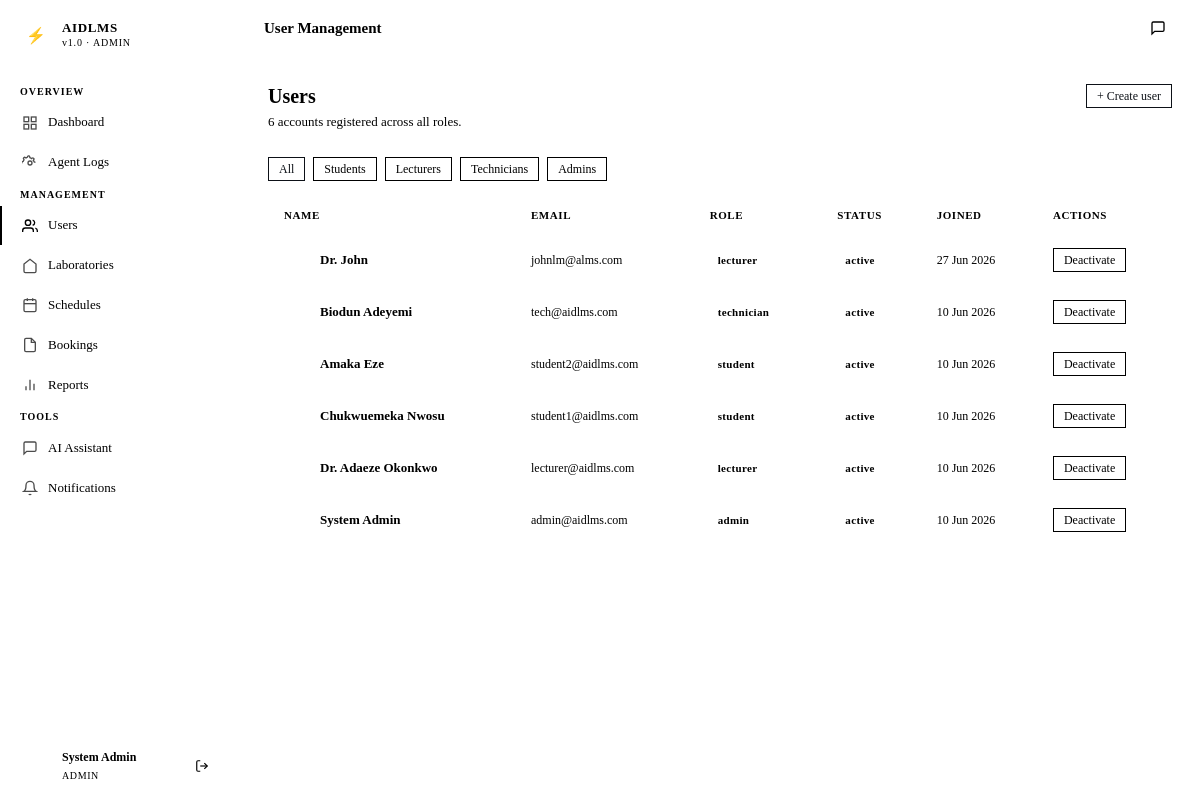
Page /admin/users (signed in) on the committed database.
### app/models/models.py (models this page shows, shortened)
class User(UserMixin, db.Model):
    __tablename__ = 'users'
    id = db.Column(db.String(36), primary_key=True, default=gen_uuid)
    name = db.Column(db.String(100), nullable=False)
    email = db.Column(db.String(150), unique=True, nullable=False)
    password_hash = db.Column(db.String(255), nullable=False)
    role = db.Column(db.Enum('student', 'lecturer', 'technician', 'admin', name='user_role'), nullable=False)
    active = db.Column(db.Boolean, default=True)
    created_at = db.Column(db.DateTime, default=datetime.utcnow)
    bookings = db.relationship('Booking', foreign_keys='Booking.user_id', backref='user', lazy='dynamic')
    attendance_records = db.relationship('Attendance', foreign_keys='Attendance.user_id', backref='user', lazy='dynamic')
    notifications = db.relationship('Notification', backref='user', lazy='dynamic')
    chat_logs = db.relationship('ChatLog', backref='user', lazy='dynamic')
    sessions_opened = db.relationship('Session', foreign_keys='Session.lecturer_id', backref='lecturer', lazy='dynamic')
    schedules = db.relationship('Schedule', foreign_keys='Schedule.lecturer_id', backref='lecturer', lazy='dynamic')

### app/admin/routes.py (the view)
@admin_bp.route('/users', methods=['GET'])
@admin_required
def users():
    role_filter = request.args.get('role', 'all')
    query = User.query
    if role_filter and role_filter != 'all':
        query = query.filter_by(role=role_filter)
    users = query.order_by(User.created_at.desc()).all()
    return render_template('admin/users.html', users=users, role_filter=role_filter)

### app/admin/routes.py (called while the page is built)
def admin_required(f):
    @wraps(f)
    def decorated(*args, **kwargs):
        if current_user.role != 'admin':
            return redirect(url_for('auth.login'))
        return f(*args, **kwargs)
    return login_required(decorated)

### app/templates/admin/users.html (shortened to what this page needs)
{% extends "base.html" %}
{% block page_title %}User Management{% endblock %}
{% block content %}
<div class="page-header">
  <div class="page-header-text">
    <h1>Users</h1>
    <p>{{ users | length }} accounts registered across all roles.</p>
  </div>
  <div class="page-header-actions">
    <button class="btn btn-primary btn-sm" onclick="document.getElementById('createUserModal').classList.remove('hidden')">+ Create user</button>
  </div>
</div>
<div class="d-flex gap-8 mb-16">
  <a href="?role=all" class="btn btn-{{ 'primary' if not role_filter or role_filter == 'all' else 'secondary' }} btn-sm">All</a>
  <a href="?role=student" class="btn btn-{{ 'primary' if role_filter == 'student' else 'secondary' }} btn-sm">Students</a>
  <a href="?role=lecturer" class="btn btn-{{ 'primary' if role_filter == 'lecturer' else 'secondary' }} btn-sm">Lecturers</a>
  <a href="?role=technician" class="btn btn-{{ 'primary' if role_filter == 'technician' else 'secondary' }} btn-sm">Technicians</a>
  <a href="?role=admin" class="btn btn-{{ 'primary' if role_filter == 'admin' else 'secondary' }} btn-sm">Admins</a>
</div>
<div class="table-wrapper">
  <table>
    <thead>
      <tr>
        <th>Name</th>
        <th>Email</th>
        <th>Role</th>
        <th>Status</th>
        <th>Joined</th>
        <th>Actions</th>
      </tr>
    </thead>
    <tbody>
      {% for user in users %}
      <tr>
        <td>
          <div class="d-flex align-center gap-8">
            <div class="user-avatar" style="width:28px; height:28px; font-size:11px;">{{ user.name[0] | upper }}</div>
            <span style="font-weight:600;">{{ user.name }}</span>
          </div>
        </td>
        <td class="table-mono">{{ user.email }}</td>
        <td><span class="badge badge-{{ 'cyan' if user.role == 'admin' else 'info' }}">{{ user.role }}</span></td>
        <td>
          <span class="badge badge-{{ 'approved' if user.active else 'rejected' }}">
            {{ 'active' if user.active else 'inactive' }}
          </span>
        </td>
        <td class="table-mono">{{ user.created_at.strftime('%d %b %Y') }}</td>
        <td>
          <form method="POST" action="{{ url_for('admin.toggle_user', user_id=user.id) }}">
            <button type="submit" class="btn btn-{{ 'danger' if user.active else 'success' }} btn-sm">
              {{ 'Deactivate' if user.active else 'Activate' }}
            </button>
          </form>
        </td>
      </tr>
      {% endfor %}
    </tbody>
  </table>
</div>
{% endblock %}

### app/templates/base.html (shortened to what this page needs)
<!DOCTYPE html>
<html lang="en">
<head>
  <link rel="stylesheet" href="{{ url_for('static', filename='css/style.css') }}">
</head>
<body>
<div class="app-shell">
  <aside class="sidebar" id="sidebar">
    <div class="sidebar-brand">
      <a href="{{ url_for('admin.dashboard') if current_user.role == 'admin' else url_for(current_user.role + '.dashboard') }}" class="brand-logo">
        <div class="brand-icon">⚡</div>
        <div class="brand-text">
          <span class="brand-name">AIDLMS</span>
          <span class="brand-sub">v1.0 · {{ current_user.role | upper }}</span>
        </div>
      </a>
    </div>
    <nav class="sidebar-nav">
      {% if current_user.role == 'student' %}
        <span class="nav-section-label">Main</span>
        <a href="{{ url_for('student.dashboard') }}" class="nav-item {% if request.endpoint == 'student.dashboard' %}active{% endif %}">
          <svg class="nav-icon" viewBox="0 0 24 24" fill="none" stroke="currentColor" stroke-width="2"><rect x="3" y="3" width="7" height="7"/><rect x="14" y="3" width="7" height="7"/><rect x="14" y="14" width="7" height="7"/><rect x="3" y="14" width="7" height="7"/></svg>
          Dashboard
        </a>
        <a href="{{ url_for('student.labs') }}" class="nav-item {% if 'labs' in request.endpoint %}active{% endif %}">
          <svg class="nav-icon" viewBox="0 0 24 24" fill="none" stroke="currentColor" stroke-width="2"><path d="M3 9l9-7 9 7v11a2 2 0 01-2 2H5a2 2 0 01-2-2z"/></svg>
          Laboratories
        </a>
        <a href="{{ url_for('student.bookings') }}" class="nav-item {% if request.endpoint == 'student.bookings' %}active{% endif %}">
          <svg class="nav-icon" viewBox="0 0 24 24" fill="none" stroke="currentColor" stroke-width="2"><rect x="3" y="4" width="18" height="18" rx="2"/><line x1="16" y1="2" x2="16" y2="6"/><line x1="8" y1="2" x2="8" y2="6"/><line x1="3" y1="10" x2="21" y2="10"/></svg>
          My Bookings
        </a>
        <a href="{{ url_for('student.schedule') }}" class="nav-item {% if request.endpoint == 'student.schedule' %}active{% endif %}">
          <svg class="nav-icon" viewBox="0 0 24 24" fill="none" stroke="currentColor" stroke-width="2"><circle cx="12" cy="12" r="10"/><path d="M12 6v6l4 2"/></svg>
          Schedule
        </a>
        <a href="{{ url_for('student.attendance') }}" class="nav-item {% if request.endpoint == 'student.attendance' %}active{% endif %}">
          <svg class="nav-icon" viewBox="0 0 24 24" fill="none" stroke="currentColor" stroke-width="2"><path d="M9 11l3 3L22 4"/><path d="M21 12v7a2 2 0 01-2 2H5a2 2 0 01-2-2V5a2 2 0 012-2h11"/></svg>
          Attendance
        </a>
        <span class="nav-section-label">Tools</span>
        <a href="{{ url_for('chatbot.index') }}" class="nav-item {% if 'chatbot' in request.endpoint %}active{% endif %}">
          <svg class="nav-icon" viewBox="0 0 24 24" fill="none" stroke="currentColor" stroke-width="2"><path d="M21 15a2 2 0 01-2 2H7l-4 4V5a2 2 0 012-2h14a2 2 0 012 2z"/></svg>
          AI Assistant
        </a>
        <a href="{{ url_for('student.notifications') }}" class="nav-item {% if request.endpoint == 'student.notifications' %}active{% endif %}">
          <svg class="nav-icon" viewBox="0 0 24 24" fill="none" stroke="currentColor" stroke-width="2"><path d="M18 8A6 6 0 006 8c0 7-3 9-3 9h18s-3-2-3-9"/><path d="M13.73 21a2 2 0 01-3.46 0"/></svg>
          Notifications
          {% if unread_count > 0 %}<span class="nav-badge">{{ unread_count }}</span>{% endif %}
        </a>
      {% elif current_user.role == 'admin' %}
        <span class="nav-section-label">Overview</span>
        <a href="{{ url_for('admin.dashboard') }}" class="nav-item {% if request.endpoint == 'admin.dashboard' %}active{% endif %}">
          <svg class="nav-icon" viewBox="0 0 24 24" fill="none" stroke="currentColor" stroke-width="2"><rect x="3" y="3" width="7" height="7"/><rect x="14" y="3" width="7" height="7"/><rect x="14" y="14" width="7" height="7"/><rect x="3" y="14" width="7" height="7"/></svg>
          Dashboard
        </a>
        <a href="{{ url_for('admin.agent_logs') }}" class="nav-item {% if request.endpoint == 'admin.agent_logs' %}active{% endif %}">
          Agent Logs
        </a>
        <span class="nav-section-label">Management</span>
        <a href="{{ url_for('admin.users') }}" class="nav-item {% if request.endpoint == 'admin.users' %}active{% endif %}">
          <svg class="nav-icon" viewBox="0 0 24 24" fill="none" stroke="currentColor" stroke-width="2"><path d="M17 21v-2a4 4 0 00-4-4H5a4 4 0 00-4 4v2"/><circle cx="9" cy="7" r="4"/><path d="M23 21v-2a4 4 0 00-3-3.87M16 3.13a4 4 0 010 7.75"/></svg>
          Users
        </a>
        <a href="{{ url_for('admin.labs') }}" class="nav-item {% if 'labs' in request.endpoint %}active{% endif %}">
          <svg class="nav-icon" viewBox="0 0 24 24" fill="none" stroke="currentColor" stroke-width="2"><path d="M3 9l9-7 9 7v11a2 2 0 01-2 2H5a2 2 0 01-2-2z"/></svg>
          Laboratories
        </a>
        <a href="{{ url_for('admin.schedules') }}" class="nav-item {% if request.endpoint == 'admin.schedules' %}active{% endif %}">
          <svg class="nav-icon" viewBox="0 0 24 24" fill="none" stroke="currentColor" stroke-width="2"><rect x="3" y="4" width="18" height="18" rx="2"/><line x1="16" y1="2" x2="16" y2="6"/><line x1="8" y1="2" x2="8" y2="6"/><line x1="3" y1="10" x2="21" y2="10"/></svg>
          Schedules
        </a>
        <a href="{{ url_for('admin.bookings') }}" class="nav-item {% if request.endpoint == 'admin.bookings' %}active{% endif %}">
          <svg class="nav-icon" viewBox="0 0 24 24" fill="none" stroke="currentColor" stroke-width="2"><path d="M14 2H6a2 2 0 00-2 2v16a2 2 0 002 2h12a2 2 0 002-2V8z"/><polyline points="14 2 14 8 20 8"/></svg>
          Bookings
        </a>
        <a href="{{ url_for('admin.reports') }}" class="nav-item {% if request.endpoint == 'admin.reports' %}active{% endif %}">
          <svg class="nav-icon" viewBox="0 0 24 24" fill="none" stroke="currentColor" stroke-width="2"><line x1="18" y1="20" x2="18" y2="10"/><line x1="12" y1="20" x2="12" y2="4"/><line x1="6" y1="20" x2="6" y2="14"/></svg>
          Reports
        </a>
        <span class="nav-section-label">Tools</span>
        <a href="{{ url_for('chatbot.index') }}" class="nav-item {% if 'chatbot' in request.endpoint %}active{% endif %}">
          <svg class="nav-icon" viewBox="0 0 24 24" fill="none" stroke="currentColor" stroke-width="2"><path d="M21 15a2 2 0 01-2 2H7l-4 4V5a2 2 0 012-2h14a2 2 0 012 2z"/></svg>
          AI Assistant
        </a>
        <a href="{{ url_for('admin.send_notification') }}" class="nav-item {% if request.endpoint == 'admin.send_notification' %}active{% endif %}">
          <svg class="nav-icon" viewBox="0 0 24 24" fill="none" stroke="currentColor" stroke-width="2"><path d="M18 8A6 6 0 006 8c0 7-3 9-3 9h18s-3-2-3-9"/><path d="M13.73 21a2 2 0 01-3.46 0"/></svg>
          Notifications
        </a>
      {% endif %}
    </nav>
    <div class="sidebar-footer">
      <div class="user-info">
        <div class="user-avatar">{{ current_user.name[0] | upper }}</div>
        <div class="user-details">
          <div class="user-name">{{ current_user.name }}</div>
          <div class="user-role">{{ current_user.role }}</div>
        </div>
        <a href="{{ url_for('auth.logout') }}" class="icon-btn" title="Sign out" style="border:none;">
          <svg width="14" height="14" viewBox="0 0 24 24" fill="none" stroke="currentColor" stroke-width="2"><path d="M9 21H5a2 2 0 01-2-2V5a2 2 0 012-2h4"/><polyline points="16 17 21 12 16 7"/><line x1="21" y1="12" x2="9" y2="12"/></svg>
        </a>
      </div>
    </div>
  </aside>
  <div class="main-content">
    <header class="topbar">
      <span class="topbar-title">{% block page_title %}{% endblock %}</span>
      <div class="topbar-actions">
        <a href="{{ url_for('chatbot.index') }}" class="icon-btn" title="AI Assistant">
          <svg width="16" height="16" viewBox="0 0 24 24" fill="none" stroke="currentColor" stroke-width="2"><path d="M21 15a2 2 0 01-2 2H7l-4 4V5a2 2 0 012-2h14a2 2 0 012 2z"/></svg>
        </a>
      </div>
    </header>
    <main class="page-content">
      {% block content %}{% endblock %}
    </main>
  </div>
</div>
</body>
</html>

### rows in the picture
User: role "ADMIN", name "System Admin", email "admin@aidlms.com", role "admin", active "active", created_at "10 Jun 2026", active "Deactivate"
User: name "Dr. John", email "johnlm@alms.com", role "lecturer", active "active", created_at "27 Jun 2026", active "Deactivate"
User: name "Biodun Adeyemi", email "tech@aidlms.com", role "technician", active "active", created_at "10 Jun 2026", active "Deactivate"
User: name "Amaka Eze", email "student2@aidlms.com", role "student", active "active", created_at "10 Jun 2026", active "Deactivate"
User: name "Chukwuemeka Nwosu", email "student1@aidlms.com", role "student", active "active", created_at "10 Jun 2026", active "Deactivate"
User: name "Dr. Adaeze Okonkwo", email "lecturer@aidlms.com", role "lecturer", active "active", created_at "10 Jun 2026", active "Deactivate"

### other values in the picture
{{ users | length }} "6"
